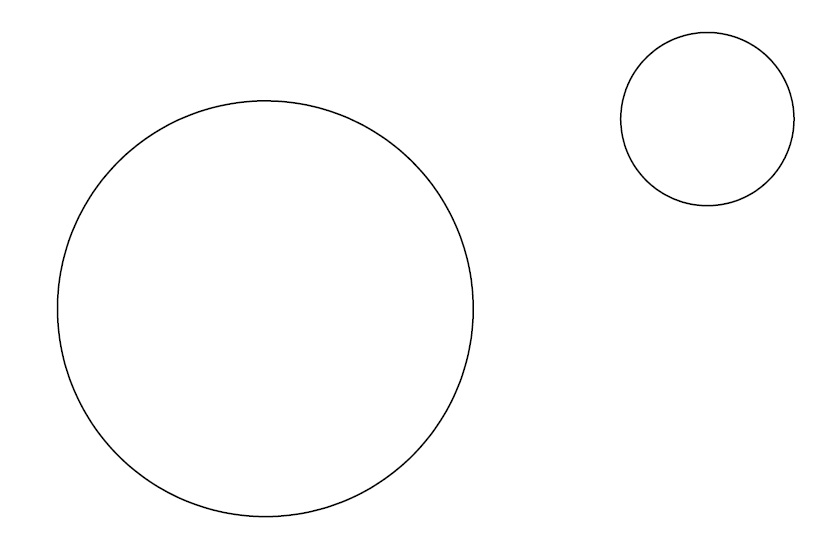
#> input picture ApproxPolyDP/two_circles.jpg, 839 x 545 px, found by its file name
$ python circle_detection.py
#> lines starting #> are read from the running program, lines starting #| are printed output that depends on the picture
import numpy as np
import imutils
import cv2 as cv


img = cv.imread('two_circles.jpg',0)
#> img is the input picture: shape (545, 839); min 0, max 255, mean 253.4
img = cv.medianBlur(img,5)
cimg = cv.cvtColor(img,cv.COLOR_GRAY2BGR)
circles = cv.HoughCircles(img,cv.HOUGH_GRADIENT,1,20,
                            param1=50,param2=30,minRadius=0,maxRadius=00)
#> circles = 18 rows, first 8: [264.5, 309.5, 207.4], [705.5, 118.5, 86.2], [249.5, 294.5, 189], [285.5, 305.5, 226.9], [248.5, 324.5, 228.9], [286.5, 285.5, 237.3], [275.5, 326.5, 188.4], [265.5, 280.5, 233.9]

circles = np.uint16(np.around(circles))
#> circles = 18 rows, first 8: [264, 310, 207], [706, 118, 86], [250, 294, 189], [286, 306, 227], [248, 324, 229], [286, 286, 237], [276, 326, 188], [266, 280, 234]

for i in circles[0,:]:
    # draw the outer circle
    cv.circle(cimg,(i[0],i[1]),i[2],(0,255,0),2)
    # draw the center of the circle
    cv.circle(cimg,(i[0],i[1]),2,(0,0,255),3)
#> this loop made 18 passes
#> i on passes 1 to 12: [264, 310, 207], [706, 118, 86], [250, 294, 189], [286, 306, 227], [248, 324, 229], [286, 286, 237], [276, 326, 188], [266, 280, 234], [298, 324, 172], [288, 346, 165], [232, 272, 161], [258, 350, 168]
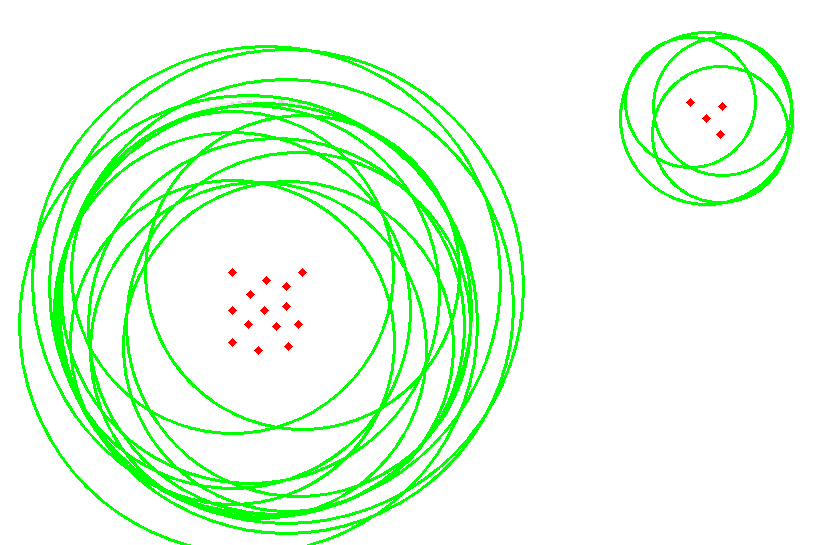
#> cimg: shape (545, 839, 3); mean B, G, R 228.7, 254.6, 229.1

cv.imshow('detected circles',cimg)
cv.waitKey(0)
cv.destroyAllWindows()
